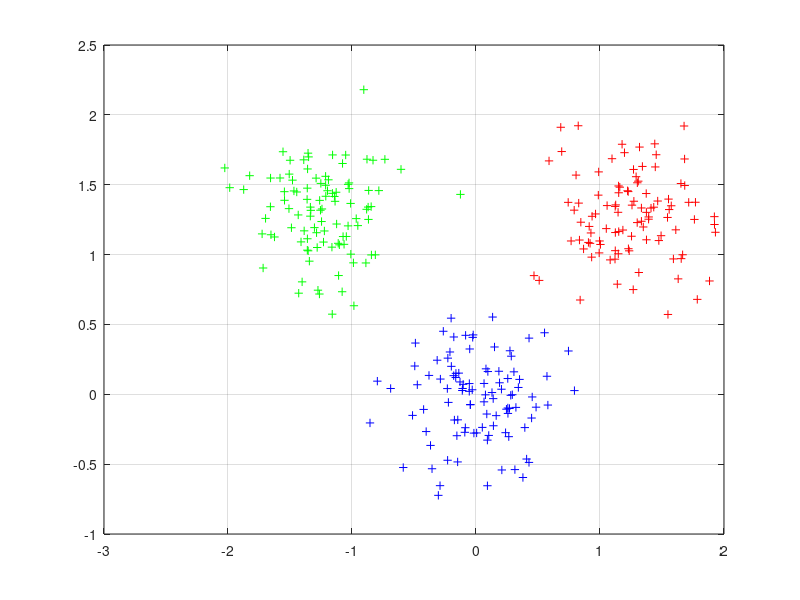
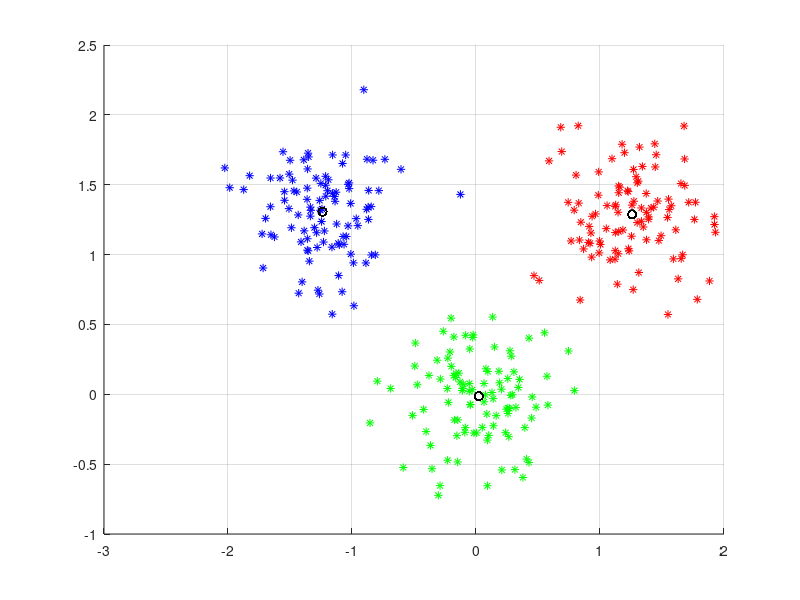

MATLAB code for these plots, in order:
clear all;close all;clc;
% 第一组数据
mu1=[0 0 ];  %均值
S1=[.1 0 ;0 .1];  %协方差
data1=mvnrnd(mu1,S1,100);   %产生高斯分布数据
%第二组数据
mu2=[1.25 1.25 ];
S2=[.1 0 ;0 .1];
data2=mvnrnd(mu2,S2,100);
% 第三组数据
mu3=[-1.25 1.25 ];
S3=[.1 0 ;0 .1];
data3=mvnrnd(mu3,S3,100);
% 显示数据
plot(data1(:,1),data1(:,2),'b+');
hold on;
plot(data2(:,1),data2(:,2),'r+');
plot(data3(:,1),data3(:,2),'g+');
grid on;
%  三类数据合成一个不带标号的数据类
data=[data1;data2;data3]; 
N=3;%设置聚类数目
[m,n]=size(data);
pattern=zeros(m,n+1);
center=zeros(N,n);%初始化聚类中心
pattern(:,1:n)=data(:,:);
for x=1:N
    center(x,:)=data( randi(300,1),:);%第一次随机产生聚类中心
end
while 1
distence=zeros(1,N);
num=zeros(1,N);
new_center=zeros(N,n);
 
for x=1:m
    for y=1:N
    distence(y)=norm(data(x,:)-center(y,:));%计算到每个类的距离
    end
    [~, temp]=min(distence);%求最小的距离
    pattern(x,n+1)=temp;         
end
k=0;
for y=1:N
    for x=1:m
        if pattern(x,n+1)==y
           new_center(y,:)=new_center(y,:)+pattern(x,1:n);
           num(y)=num(y)+1;
        end
    end
    new_center(y,:)=new_center(y,:)/num(y);
    if norm(new_center(y,:)-center(y,:))<0.1
        k=k+1;
    end
end
if k==N
     break;
else
     center=new_center;
end
end
[m, n]=size(pattern);
 
%最后显示聚类后的数据
figure;
hold on;
for i=1:m
    if pattern(i,n)==1 
         plot(pattern(i,1),pattern(i,2),'r*');
         plot(center(1,1),center(1,2),'ko');
    elseif pattern(i,n)==2
         plot(pattern(i,1),pattern(i,2),'g*');
         plot(center(2,1),center(2,2),'ko');
    elseif pattern(i,n)==3
         plot(pattern(i,1),pattern(i,2),'b*');
         plot(center(3,1),center(3,2),'ko');
    elseif pattern(i,n)==4
         plot(pattern(i,1),pattern(i,2),'y*');
         plot(center(4,1),center(4,2),'ko');
    else
         plot(pattern(i,1),pattern(i,2),'m*');
         plot(center(4,1),center(4,2),'ko');
    end
end
grid on;